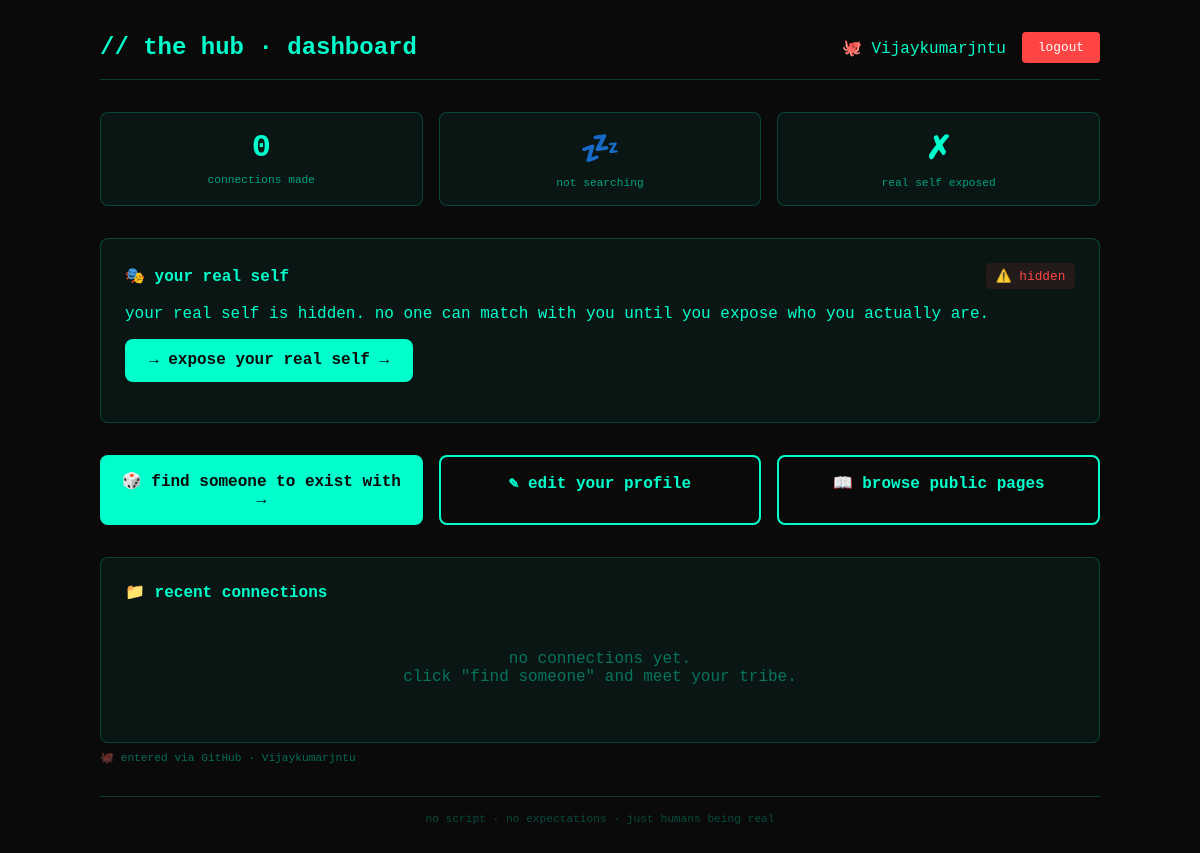
Page /dashboard/ (signed in) on the earlier database version.
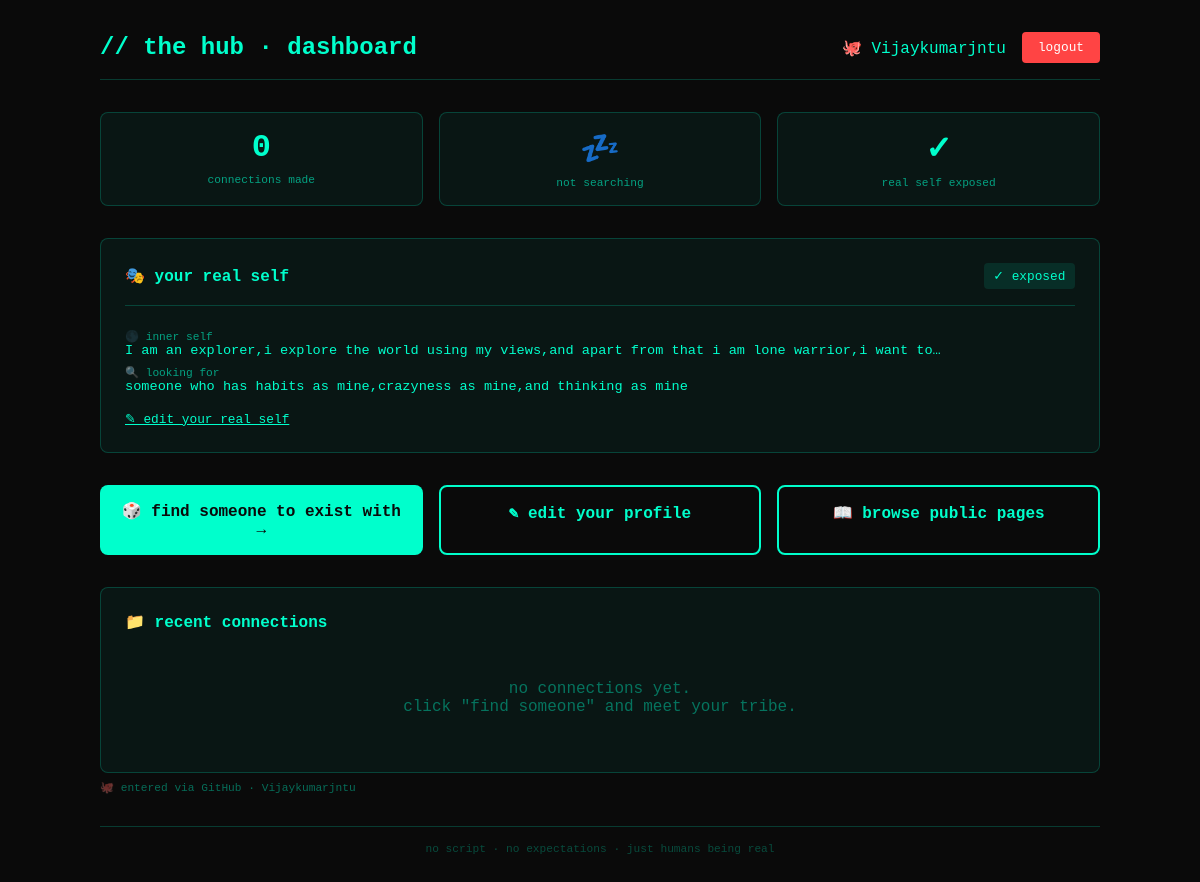
Same page on the later database version.
### core/models.py (models this page shows, shortened)
class UserProfile(models.Model):
    user = models.OneToOneField(User, on_delete=models.CASCADE, related_name='profile')
    github_username = models.CharField(max_length=100, blank=True)
    github_verified = models.BooleanField(default=False)
    github_join_date = models.DateTimeField(null=True, blank=True)
    inner_self = models.TextField(blank=True, help_text="What's actually going on inside?")
    struggles = models.TextField(blank=True, help_text="What's hard? What do you hide?")
    crazy_interests = models.TextField(blank=True, help_text="What do you love that others don't get?")
    what_i_hide = models.TextField(blank=True, help_text="What don't people know about you?")
    looking_for = models.TextField(blank=True, help_text="What kind of human do you want to find?")
    show_github_on_profile = models.BooleanField(default=False)
    allow_anonymous_matching = models.BooleanField(default=True)
    created_at = models.DateTimeField(auto_now_add=True)
    updated_at = models.DateTimeField(auto_now=True)
    def is_complete(self):
        return all([
            self.inner_self,
            self.struggles,
            self.crazy_interests,
            self.looking_for
        ])

### core/views.py (the view)
# urls.py: path('dashboard/', views.dashboard, name='dashboard'),
@login_required
def dashboard(request):
    profile, created = UserProfile.objects.get_or_create(user=request.user)
    recent_rooms = Room.objects.filter(
        models.Q(user1_session=request.user.username) |
        models.Q(user2_session=request.user.username)
    ).order_by('-created_at')[:5]
    is_waiting = WaitingUser.objects.filter(session_id=request.user.username).exists()
    matches_count = Room.objects.filter(
        models.Q(user1_session=request.user.username) |
        models.Q(user2_session=request.user.username)
    ).count()
    context = {
        'user': request.user,
        'profile': profile,
        'recent_rooms': recent_rooms,
        'is_waiting': is_waiting,
        'matches_count': matches_count,
        'profile_complete': profile.is_complete() if hasattr(profile, 'is_complete') else False,
    }
    return render(request, 'core/dashboard.html', context)

### core/templates/core/dashboard.html (shortened to what this page needs)
<!DOCTYPE html>
<html lang="en">
<head>
</head>
<body>
    <div class="container">
        <div class="header">
            <h1>// the hub · dashboard</h1>
            <div class="user-menu">
                <span>🐙 {{ user.username }}</span>
                <a href="/api/logout/" class="logout-btn">logout</a>
            </div>
        </div>
        <div class="stats">
            <div class="stat-card">
                <div class="stat-number">{{ matches_count }}</div>
                <div class="stat-label">connections made</div>
            </div>
            <div class="stat-card">
                <div class="stat-number">{% if is_waiting %}🔍{% else %}💤{% endif %}</div>
                <div class="stat-label">{% if is_waiting %}looking now{% else %}not searching{% endif %}</div>
            </div>
            <div class="stat-card">
                <div class="stat-number">{% if profile_complete %}✓{% else %}✗{% endif %}</div>
                <div class="stat-label">real self exposed</div>
            </div>
        </div>
        <div class="profile-card">
            <div class="profile-header">
                <strong>🎭 your real self</strong>
                <span class="profile-status {% if profile_complete %}status-complete{% else %}status-incomplete{% endif %}">
                    {% if profile_complete %}✓ exposed{% else %}⚠️ hidden{% endif %}
                </span>
            </div>
            {% if profile_complete %}
                <div class="profile-preview">
                    <div class="preview-section">
                        <div class="preview-label">🌑 inner self</div>
                        <div>{{ profile.inner_self|truncatechars:100 }}</div>
                    </div>
                    <div class="preview-section">
                        <div class="preview-label">🔍 looking for</div>
                        <div>{{ profile.looking_for|truncatechars:100 }}</div>
                    </div>
                </div>
                <div style="margin-top: 1rem;">
                    <a href="/profile/" style="color: #00ffcc; font-size: 0.8rem;">✎ edit your real self</a>
                </div>
            {% else %}
                <div style="margin: 1rem 0;">
                    <p style="margin-bottom: 1rem;">your real self is hidden. no one can match with you until you expose who you actually are.</p>
                    <a href="/profile/" class="action-btn" style="display: inline-block; padding: 0.8rem 1.5rem;">→ expose your real self →</a>
                </div>
            {% endif %}
        </div>
        <div class="actions">
            <a href="/start/" class="action-btn">🎲 find someone to exist with →</a>
            <a href="/profile/" class="action-btn secondary">✎ edit your profile</a>
            <a href="/public-pages/" class="action-btn secondary">📖 browse public pages</a>
        </div>
        <div class="recent-rooms">
            <strong>📁 recent connections</strong>
            <div class="room-list">
                {% if recent_rooms %}
                    {% for room in recent_rooms %}
                    <div class="room-item">
                        <div>
                            <div class="room-id">room: {{ room.room_id }}</div>
                            <div class="room-date">{{ room.created_at|date:"M d, H:i" }}</div>
                        </div>
                        <a href="/room/{{ room.room_id }}/" class="join-link">→ revisit →</a>
                    </div>
                    {% endfor %}
                {% else %}
                    <div class="empty-message">
                        no connections yet.<br>
                        click "find someone" and meet your tribe.
                    </div>
                {% endif %}
            </div>
        </div>
        <div class="github-badge">
            🐙 entered via GitHub · {{ profile.github_username|default:user.username }}
        </div>
        <footer>
            no script · no expectations · just humans being real
        </footer>
    </div>
</body>
</html>

### core/templates/core/dashboard.html (style rules this page uses)
* { margin: 0; padding: 0; box-sizing: border-box; }
body { background: #0a0a0a; color: #00ffcc; font-family: 'Courier New', monospace; padding: 2rem; }
.container { max-width: 1000px; margin: 0 auto; }
.header { display: flex; justify-content: space-between; align-items: center; border-bottom: 1px solid #00ffcc33; padding-bottom: 1rem; margin-bottom: 2rem; flex-wrap: wrap; gap: 1rem; }
h1 { font-size: 1.5rem; }
.user-menu { display: flex; gap: 1rem; align-items: center; }
.logout-btn { background: #ff4444; color: white; padding: 0.5rem 1rem; text-decoration: none; border-radius: 4px; font-size: 0.8rem; }
.stats { display: grid; grid-template-columns: repeat(auto-fit, minmax(200px, 1fr)); gap: 1rem; margin-bottom: 2rem; }
.stat-card { background: #00ffcc0d; border: 1px solid #00ffcc33; border-radius: 8px; padding: 1rem; text-align: center; }
.stat-number { font-size: 2rem; font-weight: bold; }
.stat-label { font-size: 0.7rem; color: #00ffcc99; margin-top: 0.5rem; }
.profile-card { background: #00ffcc0d; border: 1px solid #00ffcc33; border-radius: 8px; padding: 1.5rem; margin-bottom: 2rem; }
.profile-header { display: flex; justify-content: space-between; align-items: center; margin-bottom: 1rem; flex-wrap: wrap; gap: 1rem; }
.profile-status { font-size: 0.8rem; padding: 0.3rem 0.6rem; border-radius: 4px; }
.status-complete { background: #00ffcc1a; color: #00ffcc; }
.profile-preview { margin-top: 1rem; padding-top: 1rem; border-top: 1px solid #00ffcc33; }
.preview-section { margin: 0.5rem 0; font-size: 0.85rem; }
.preview-label { color: #00ffcc99; font-size: 0.7rem; }
.actions { display: grid; grid-template-columns: repeat(auto-fit, minmax(250px, 1fr)); gap: 1rem; margin-bottom: 2rem; }
.action-btn { background: #00ffcc; color: #0a0a0a; border: none; padding: 1rem; font-size: 1rem; font-family: monospace; font-weight: bold; cursor: pointer; border-radius: 8px; transition: all 0.3s; text-decoration: none; text-align: center; display: block; }
.action-btn.secondary { background: transparent; border: 2px solid #00ffcc; color: #00ffcc; }
.recent-rooms { background: #00ffcc0d; border: 1px solid #00ffcc33; border-radius: 8px; padding: 1.5rem; }
.room-list { margin-top: 1rem; }
.empty-message { text-align: center; padding: 2rem; color: #00ffcc66; }
footer { margin-top: 2rem; text-align: center; font-size: 0.7rem; color: #00ffcc44; border-top: 1px solid #00ffcc33; padding-top: 1rem; }
.github-badge { font-size: 0.7rem; color: #00ffcc66; margin-top: 0.5rem; }

Differences in the rows shown:
changed UserProfile "Vijaykumarjntu": inner_self (not shown) → "I am an explorer,i explore the world using my views,and apart from that i am lone warrior,i want to…"; looking_for (not shown) → "someone who has habits as mine,crazyness as mine,and thinking as mine"
Other differences:
text no longer shown: "✗ ⚠️ hidden your real self is hidden. no one can match with you until you expose who you actually are. → expose your real self →"
text now shown: "✓ ✓ exposed 🌑 inner self 🔍 looking for ✎ edit your real self"
